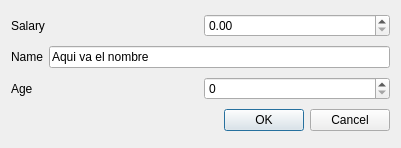
<?xml version="1.0" encoding="UTF-8"?>
<ui version="4.0">
 <class>PersonDialog</class>
 <widget class="QDialog" name="PersonDialog">
  <property name="geometry">
   <rect>
    <x>0</x>
    <y>0</y>
    <width>401</width>
    <height>148</height>
   </rect>
  </property>
  <property name="windowTitle">
   <string>Dialog</string>
  </property>
  <layout class="QVBoxLayout" name="verticalLayout">
   <item>
    <layout class="QHBoxLayout" name="horizontalLayout_2">
     <item>
      <widget class="QLabel" name="label_2">
       <property name="text">
        <string>Salary</string>
       </property>
      </widget>
     </item>
     <item>
      <widget class="QDoubleSpinBox" name="salario">
       <property name="maximum">
        <double>99990000.000000000000000</double>
       </property>
      </widget>
     </item>
    </layout>
   </item>
   <item>
    <layout class="QHBoxLayout" name="horizontalLayout_3">
     <item>
      <widget class="QLabel" name="label">
       <property name="text">
        <string>Name</string>
       </property>
      </widget>
     </item>
     <item>
      <widget class="QLineEdit" name="nombre">
       <property name="text">
        <string>Aqui va el nombre</string>
       </property>
      </widget>
     </item>
    </layout>
   </item>
   <item>
    <layout class="QHBoxLayout" name="horizontalLayout">
     <item>
      <widget class="QLabel" name="label_3">
       <property name="text">
        <string>Age</string>
       </property>
      </widget>
     </item>
     <item>
      <widget class="QSpinBox" name="edad"/>
     </item>
    </layout>
   </item>
   <item>
    <widget class="QDialogButtonBox" name="buttonBox">
     <property name="standardButtons">
      <set>QDialogButtonBox::Cancel|QDialogButtonBox::Ok</set>
     </property>
    </widget>
   </item>
  </layout>
 </widget>
 <resources/>
 <connections/>
</ui>
